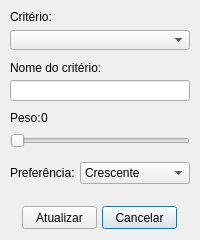
<?xml version="1.0" encoding="UTF-8"?>
<ui version="4.0">
 <class>criteriaEdit</class>
 <widget class="QDialog" name="criteriaEdit">
  <property name="geometry">
   <rect>
    <x>0</x>
    <y>0</y>
    <width>200</width>
    <height>240</height>
   </rect>
  </property>
  <property name="minimumSize">
   <size>
    <width>200</width>
    <height>240</height>
   </size>
  </property>
  <property name="maximumSize">
   <size>
    <width>200</width>
    <height>16777215</height>
   </size>
  </property>
  <property name="windowTitle">
   <string>Dialog</string>
  </property>
  <widget class="QPushButton" name="btnCancel">
   <property name="geometry">
    <rect>
     <x>102</x>
     <y>206</y>
     <width>75</width>
     <height>23</height>
    </rect>
   </property>
   <property name="text">
    <string>Cancelar</string>
   </property>
   <property name="icon">
    <iconset resource="imagens.qrc">
     <normaloff>:/imagens/cancel.png</normaloff>:/imagens/cancel.png</iconset>
   </property>
  </widget>
  <widget class="QLabel" name="lblPreference">
   <property name="geometry">
    <rect>
     <x>10</x>
     <y>165</y>
     <width>71</width>
     <height>16</height>
    </rect>
   </property>
   <property name="text">
    <string>Preferência:</string>
   </property>
  </widget>
  <widget class="QComboBox" name="cbxPreference">
   <property name="geometry">
    <rect>
     <x>80</x>
     <y>162</y>
     <width>110</width>
     <height>22</height>
    </rect>
   </property>
   <item>
    <property name="text">
     <string>Crescente</string>
    </property>
   </item>
   <item>
    <property name="text">
     <string>Decrescente</string>
    </property>
   </item>
  </widget>
  <widget class="QLabel" name="lblWeight">
   <property name="geometry">
    <rect>
     <x>10</x>
     <y>110</y>
     <width>31</width>
     <height>16</height>
    </rect>
   </property>
   <property name="text">
    <string>Peso:</string>
   </property>
  </widget>
  <widget class="QLabel" name="lblWeightResult">
   <property name="geometry">
    <rect>
     <x>41</x>
     <y>111</y>
     <width>46</width>
     <height>13</height>
    </rect>
   </property>
   <property name="text">
    <string>0</string>
   </property>
  </widget>
  <widget class="QLabel" name="lblNameCriteria">
   <property name="geometry">
    <rect>
     <x>10</x>
     <y>60</y>
     <width>131</width>
     <height>16</height>
    </rect>
   </property>
   <property name="text">
    <string>Nome do critério:</string>
   </property>
  </widget>
  <widget class="QSlider" name="sldWeight">
   <property name="geometry">
    <rect>
     <x>10</x>
     <y>131</y>
     <width>180</width>
     <height>19</height>
    </rect>
   </property>
   <property name="maximum">
    <number>100</number>
   </property>
   <property name="pageStep">
    <number>1</number>
   </property>
   <property name="orientation">
    <enum>Qt::Horizontal</enum>
   </property>
   <property name="invertedAppearance">
    <bool>false</bool>
   </property>
   <property name="invertedControls">
    <bool>false</bool>
   </property>
   <property name="tickPosition">
    <enum>QSlider::NoTicks</enum>
   </property>
  </widget>
  <widget class="QPushButton" name="btnUpdate">
   <property name="geometry">
    <rect>
     <x>22</x>
     <y>206</y>
     <width>75</width>
     <height>23</height>
    </rect>
   </property>
   <property name="text">
    <string>Atualizar</string>
   </property>
   <property name="icon">
    <iconset resource="imagens.qrc">
     <normaloff>:/imagens/refresh.png</normaloff>:/imagens/refresh.png</iconset>
   </property>
  </widget>
  <widget class="QLineEdit" name="edtNomeCriterio">
   <property name="geometry">
    <rect>
     <x>10</x>
     <y>80</y>
     <width>180</width>
     <height>21</height>
    </rect>
   </property>
  </widget>
  <widget class="QComboBox" name="cbxCriteria">
   <property name="geometry">
    <rect>
     <x>10</x>
     <y>30</y>
     <width>180</width>
     <height>20</height>
    </rect>
   </property>
   <property name="insertPolicy">
    <enum>QComboBox::InsertAtTop</enum>
   </property>
   <property name="sizeAdjustPolicy">
    <enum>QComboBox::AdjustToContentsOnFirstShow</enum>
   </property>
   <property name="modelColumn">
    <number>0</number>
   </property>
  </widget>
  <widget class="QLabel" name="lblCriteria">
   <property name="geometry">
    <rect>
     <x>10</x>
     <y>10</y>
     <width>46</width>
     <height>13</height>
    </rect>
   </property>
   <property name="text">
    <string>Critério:</string>
   </property>
  </widget>
 </widget>
 <tabstops>
  <tabstop>cbxCriteria</tabstop>
  <tabstop>edtNomeCriterio</tabstop>
  <tabstop>sldWeight</tabstop>
  <tabstop>cbxPreference</tabstop>
  <tabstop>btnUpdate</tabstop>
  <tabstop>btnCancel</tabstop>
 </tabstops>
 <resources>
  <include location="imagens.qrc"/>
 </resources>
 <connections>
  <connection>
   <sender>btnCancel</sender>
   <signal>clicked()</signal>
   <receiver>criteriaEdit</receiver>
   <slot>close()</slot>
   <hints>
    <hint type="sourcelabel">
     <x>140</x>
     <y>218</y>
    </hint>
    <hint type="destinationlabel">
     <x>192</x>
     <y>201</y>
    </hint>
   </hints>
  </connection>
 </connections>
</ui>
